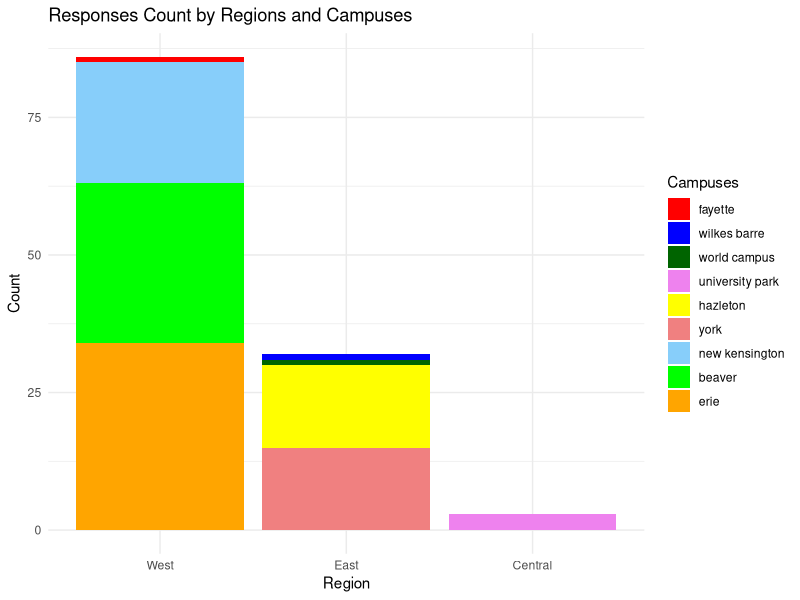
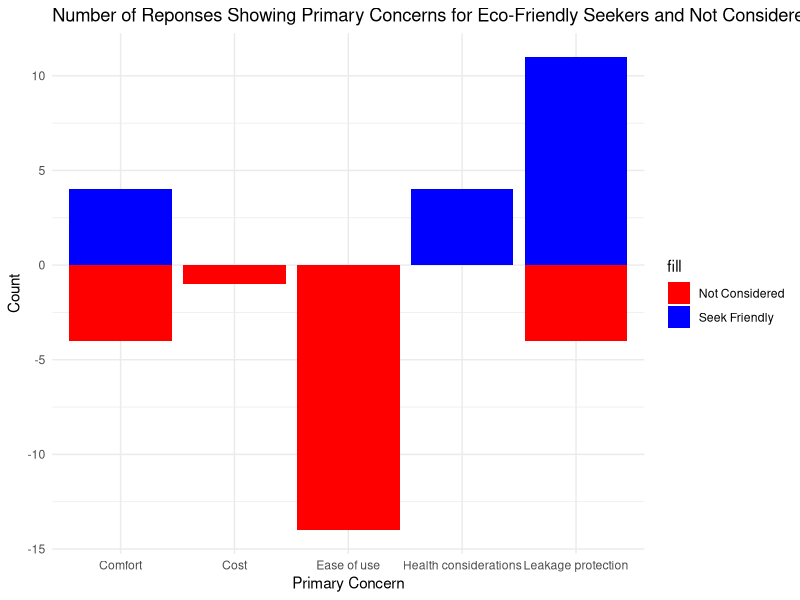
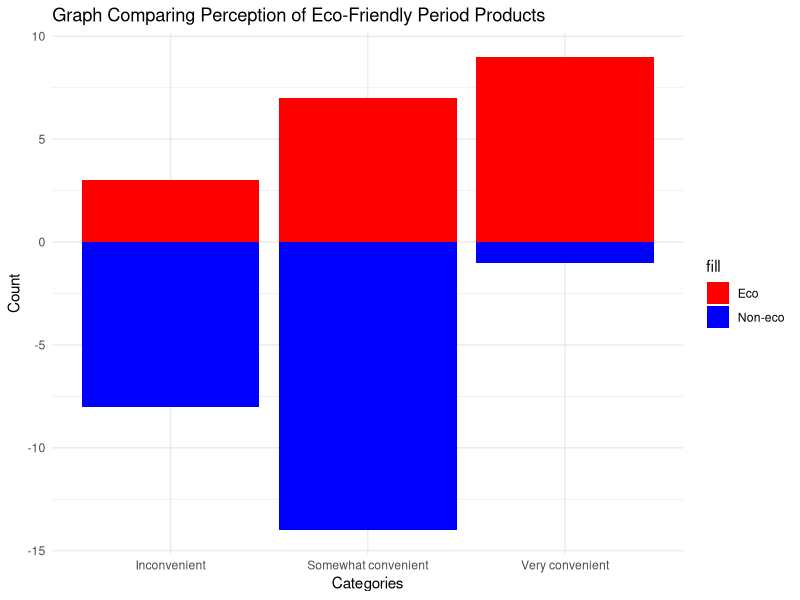
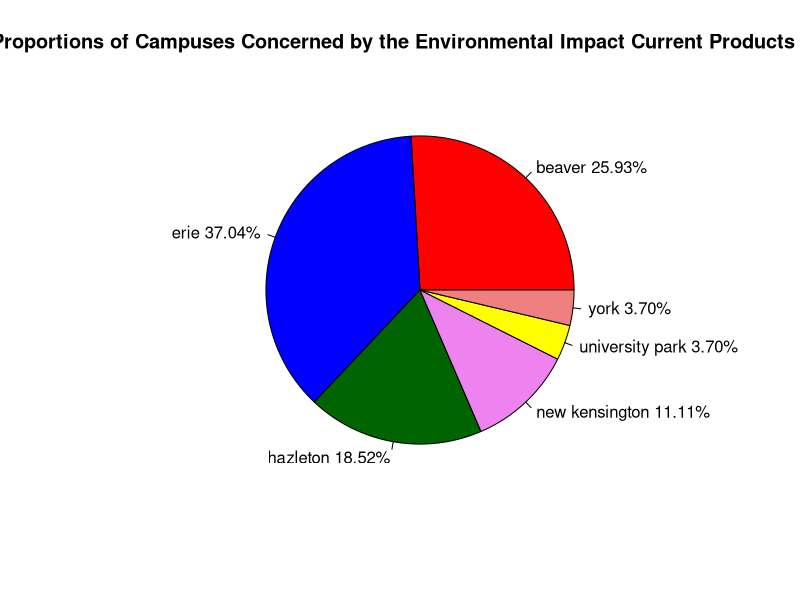
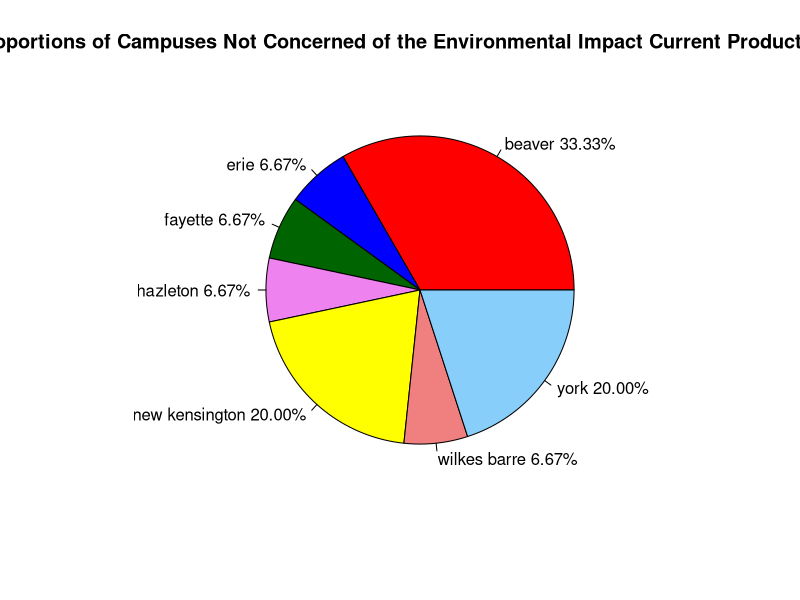
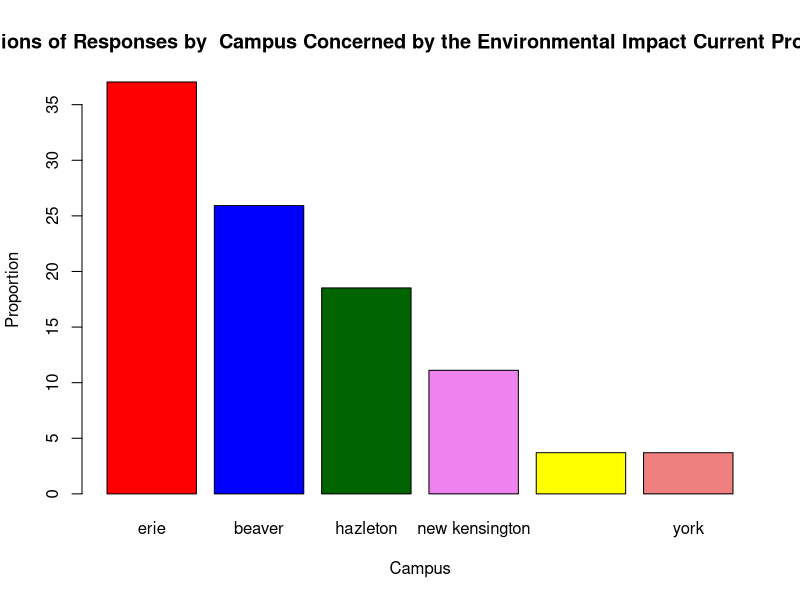
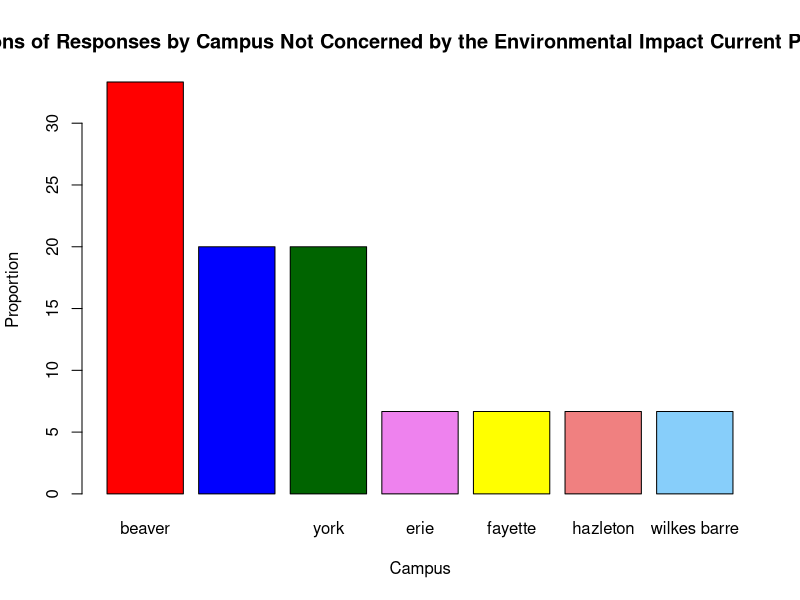
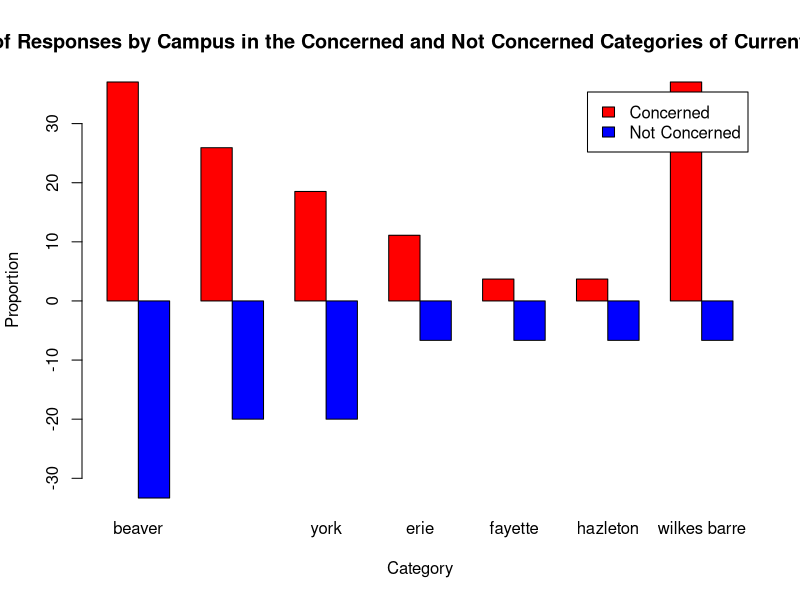

Write R code to recreate these figures, in order.
# Install required packages
install.packages("readxl")
install.packages("tidyverse")
install.packages("psych")

# Import required packages
library(readxl)
library(magrittr)
library(dplyr)
library(graphics)
library(scales)
library(psych)
library(ggplot2)
library(tidyverse)

# Custom colors to use
custom_colors <- c("red", "blue", "darkgreen", "violet", "yellow", "lightcoral", "lightskyblue", "green", "orange", "pink", "maroon", "gray", "lightgreen", "black")

# Read and import the dataset as `data` from the excel file
data <- read_excel("data.xlsx")

# Visualize the whole dataset
View(data)

# Statistical summary of the data
summary(data)
describe(data)

campus <- 'Which Penn State campus are you from? (fill in your answer)'

# Rename Campus Names
# Change campus names to lower case to make it easier for analysis
data$`Which Penn State campus are you from? (fill in your answer)` <- tolower(data$`Which Penn State campus are you from? (fill in your answer)`)

# Penn State
data$`Which Penn State campus are you from? (fill in your answer)`[
  data$`Which Penn State campus are you from? (fill in your answer)` == 'psnk' | 
    data$`Which Penn State campus are you from? (fill in your answer)` == 'penn state new ken, will transfer to behrend' |
    data$`Which Penn State campus are you from? (fill in your answer)` == 'penn state new kensington' |
    data$`Which Penn State campus are you from? (fill in your answer)` == 'penn state new ken' |
    data$`Which Penn State campus are you from? (fill in your answer)` == 'new ken'] <- 'new kensington'

# Beaver
data$`Which Penn State campus are you from? (fill in your answer)`[
  data$`Which Penn State campus are you from? (fill in your answer)` == 'penn state beaver'] <- 'beaver'

# Behrend
data$`Which Penn State campus are you from? (fill in your answer)`[
  data$`Which Penn State campus are you from? (fill in your answer)` == 'beherend' |
    data$`Which Penn State campus are you from? (fill in your answer)` == 'erie-behrend' |
    data$`Which Penn State campus are you from? (fill in your answer)` == 'behrend' |
    data$`Which Penn State campus are you from? (fill in your answer)` == 'behrend (erie)'] <- 'erie'

# University Park
data$`Which Penn State campus are you from? (fill in your answer)`[
  data$`Which Penn State campus are you from? (fill in your answer)` == 'up'] <- 'university park'

# Hazleton
data$`Which Penn State campus are you from? (fill in your answer)`[
  data$`Which Penn State campus are you from? (fill in your answer)` == 'psu hazleton'] <- 'hazleton'

# Remove the one field in campus missing a record
data <- drop_na(data)

# Campuses by region
east_campuses <- c("philadelphia", "abington", "brandywine", "hazleton", "lehigh valley", "scranton", "wilkes barre", "world campus", "york")
west_campuses <- c("pittsburgh", "erie", "beaver", "fayette", "new kensington")
central_campuses <- c("university park", "altoona", "berks", "dubois", "greater allegheny", "harrisburg", "mont alto", "schuylkill", "shenango")

# Add a new column for Region
data$Region <- ifelse(data$`Which Penn State campus are you from? (fill in your answer)` %in% east_campuses, "East",
                    ifelse(data$`Which Penn State campus are you from? (fill in your answer)` %in% west_campuses, "West",
                           ifelse(data$`Which Penn State campus are you from? (fill in your answer)` %in% central_campuses, "Central", "Other")))
# Grouping Data by regions
data %>% 
  group_by(Region) %>% 
  summarise(count = n_distinct(Region))

# Showcase Number of responses based on the campus region
region_counts <- table(data$Region, data$`Which Penn State campus are you from? (fill in your answer)`)

# Create a stacked bar plot with custom colors
df <- as.data.frame(region_counts)
df$Region <- rownames(region_counts)

# Sort data
df$Var2 <- reorder(df$Var2, df$Freq)
df$Region <- reorder(df$Region, -df$Freq)

# Create a grouped stacked bar graph using ggplot2
ggplot(data = df, aes(x = Region, y = Freq, fill = `Var2`)) +
  geom_bar(stat = "identity") +
  labs(title = "Responses Count by Regions and Campuses", x = "Region", y = "Count") +
  scale_fill_manual(values = custom_colors, name = "Campuses") +
  theme_minimal()

table(data$`Which Penn State campus are you from? (fill in your answer)`)

# Assessing number of responses to the question 'Which of the following apply to you?'
table(data$`Which of the following apply to you?`)

# Store data for the responses is 'I haven't considered making changes before.'
not_considered <- filter(data, `Which of the following apply to you?` == "I haven't considered making changes before.")
table(not_considered$`What is your primary concern when it comes to period products? (Select one)`)
not_considered_convinience <- table(not_considered$`How do you perceive the convenience of using reusable period products?`)

# Store data for the responses is 'I actively seek eco-friendly options.'
seek_friendly <- filter(data, `Which of the following apply to you?` == "I actively seek eco-friendly options.")
table(seek_friendly$`What is your primary concern when it comes to period products? (Select one)`)
seeking_friendly_convinience <- table(seek_friendly$`How do you perceive the convenience of using reusable period products?`)

# Create tables for the primary concerns in both groups
table_seek_friendly <- table(seek_friendly$`What is your primary concern when it comes to period products? (Select one)`)
table_not_considered <- table(not_considered$`What is your primary concern when it comes to period products? (Select one)`)

categories <- unique(c(names(table_seek_friendly), names(table_not_considered)))
combined_data <- data.frame(Concern_Category = categories)

# Initialize columns with counts from the tables
combined_data$Seek_Friendly <- 0
combined_data$Not_Considered <- 0

# Fill in the counts based on the tables
combined_data$Seek_Friendly[combined_data$Concern_Category %in% names(table_seek_friendly)] <- as.numeric(table_seek_friendly)
combined_data$Not_Considered[combined_data$Concern_Category %in% names(table_not_considered)] <- as.numeric(table_not_considered)

# Create a stacked bar plot
ggplot(data = combined_data, aes(x = Concern_Category)) +
  geom_bar(aes(y = Seek_Friendly, fill = "Seek Friendly"), stat = "identity", position = "identity") +
  geom_bar(aes(y = -Not_Considered, fill = "Not Considered"), stat = "identity", position = "identity") +
  scale_fill_manual(values = custom_colors) +
  labs(
    title = "Number of Reponses Showing Primary Concerns for Eco-Friendly Seekers and Not Considered Eco-Friendly Options",
    x = "Primary Concern",
    y = "Count"
  ) +
  theme_minimal()


# Responses Comparison based on how individuals perceive eco-friendly options
counts_matrix <- data.frame(
  Category = rownames(seeking_friendly_convinience),
  Eco = seeking_friendly_convinience,
  NonEco = not_considered_convinience
)

ggplot(counts_matrix, aes(x = Category)) +
  geom_bar(data = counts_matrix, aes( y = Eco.Freq, fill = "Eco"), stat = "identity", position = "stack") +
  geom_bar(data = counts_matrix, aes( y = -NonEco.Freq, fill = "Non-eco"), stat = "identity", position = "stack") +
  scale_fill_manual(values = custom_colors) +
  labs(
    title = "Graph Comparing Perception of Eco-Friendly Period Products",
    x = "Categories",
    y = "Count"
  ) +
  theme_minimal()

# Sorting the dataset according to How do you feel about the environmental impact of your current period products?
sorted_data <- data[order(data$`How do you feel about the environmental impact of your current period products?`), ]


# Which campuses are dominant in the "Not Concerned" category?
not_concerned_counts <- table(sorted_data$`Which Penn State campus are you from? (fill in your answer)`[sorted_data$`How do you feel about the environmental impact of your current period products?` == "Not concerned"])
not_concerned_proportions <- prop.table(not_concerned_counts)

cat("Proportions in 'Not Concerned' category:\n")
print(not_concerned_proportions)
cat("\nCampus Dominant in 'Not Concerned' category:", names(not_concerned_proportions[which.max(not_concerned_proportions)]))

# Which campuses are most dominant in the "I am concerned" category?
concerned_counts <- table(sorted_data$`Which Penn State campus are you from? (fill in your answer)`[sorted_data$`How do you feel about the environmental impact of your current period products?` == "I am concerned."])
concerned_proportions <- prop.table(concerned_counts)

cat("\n\nProportions in 'I am concerned' category:\n")
print(concerned_proportions)
cat("\nCampus Dominant in 'I am concerned' category:", names(concerned_proportions[which.max(concerned_proportions)]))
    
# Tabulate the proportional data
concerned_proportional_data <- data.frame(
  Concern_Category = names(concerned_proportions),
  Proportion = as.numeric(concerned_proportions)
)
print(concerned_proportional_data)

not_concerned_proportional_data <- data.frame(
  Not_Concern_Category = names(not_concerned_proportions),
  Proportion = as.numeric(not_concerned_proportions)
)
print(not_concerned_proportional_data)

# Creating proportional visuals  
percentage_labels <- scales::percent(concerned_proportional_data$Proportion, scale = 100, accuracy = 0.01)
labels_with_percentage <- paste(concerned_proportional_data$Concern_Category, percentage_labels)
pie(concerned_proportional_data$Proportion, 
    labels = labels_with_percentage,
    col = custom_colors,
    main = "Proportions of Campuses Concerned by the Environmental Impact Current Products Have")

percentage_labels <- scales::percent(not_concerned_proportional_data$Proportion, scale = 100, accuracy = 0.01)
labels_with_percentage <- paste(not_concerned_proportional_data$Not_Concern_Category, percentage_labels)
pie(not_concerned_proportional_data$Proportion, 
    labels = labels_with_percentage,
    col = custom_colors,
    main = "Proportions of Campuses Not Concerned of the Environmental Impact Current Products Have")

# Visualize proportional data
concerned_proportional_data = concerned_proportional_data[order(-concerned_proportional_data$Proportion), ]
barplot(100*concerned_proportional_data$Proportion, 
        names.arg = concerned_proportional_data$Concern_Category, 
        main = "Proportions of Responses by  Campus Concerned by the Environmental Impact Current Products Have",
        xlab = "Campus",
        ylab = "Proportion",
        col = custom_colors)

not_concerned_proportional_data = not_concerned_proportional_data[order(-not_concerned_proportional_data$Proportion), ]
barplot(100*not_concerned_proportional_data$Proportion, 
        names.arg = not_concerned_proportional_data$Not_Concern_Category, 
        main = "Proportions of Responses by Campus Not Concerned by the Environmental Impact Current Products Have",
        xlab = "Campus",
        ylab = "Proportion",
        col = custom_colors)

# Create a matrix of proportions for concerned and not concerned
concerned_proportions <- 100 * concerned_proportional_data$Proportion
not_concerned_proportions <- 100 * not_concerned_proportional_data$Proportion
proportions_matrix <- rbind(concerned_proportions, -not_concerned_proportions)

# Create a vector of labels for each category
categories <- not_concerned_proportional_data$Not_Concern_Category

# Create the stacked bar plot
barplot(proportions_matrix, 
        beside = TRUE, 
        col = custom_colors[1:2], 
        names.arg = categories, 
        main = "Comparing the Proportions of Responses by Campus in the Concerned and Not Concerned Categories of Current Products Environmental Impact", 
        xlab = "Category", 
        ylab = "Proportion",
        legend.text = c("Concerned", "Not Concerned"))

# Affordability Options
affordability_counts = table(data$Region, data$`How would you rate the affordability of the period products you currently use?`)
df_afford <- as.data.frame(affordability_counts)
df_afford$Region <- rownames(affordability_counts)

# Sort Values
df_afford$Var2 <- reorder(df_afford$Var2, df_afford$Freq)
df_afford$Region <- reorder(df_afford$Region, -df_afford$Freq)

# Plot
ggplot(data = df_afford, aes(x = Region, y = Freq, fill = `Var2`)) + 
  geom_bar(stat = "identity") +
  labs(title = "Products Affordability Responses Count by Regions", x = "Region", y = "Affordability Count") +
  scale_fill_manual(values = custom_colors, name = "Affordability") +
  theme_minimal()

affordability_counts = table(data$`Which Penn State campus are you from? (fill in your answer)`, data$`How would you rate the affordability of the period products you currently use?`)
df_afford_campus <- as.data.frame(affordability_counts)

# Sort Values
df_afford_campus$Var2 <- reorder(df_afford_campus$Var2, df_afford_campus$Freq)
df_afford_campus$Var1 <- reorder(df_afford_campus$Var1, -df_afford_campus$Freq)



# Plot
ggplot(data = df_afford_campus, aes(x = Var1, y = Freq, fill = Var2)) + 
  geom_bar(stat = "identity") +
  labs(title = "Products Affordability Responses Count by Campus", x = "Campus", y = "Affordability Count") +
  scale_fill_manual(values = custom_colors, name = "Affordability") +
  theme_minimal()

# Product used
#' @param counts The table containing counts
#' @param bar_name The name of the plot
#' @param x The x-axis label
#' @param y The y-axis label
#' @param name The name of the legend
#'
#' @return Plot the stacked bar plot
compare_stacked_bars <- function(counts, bar_name, x, y, name) {
  # Create a stacked bar plot with custom colors
  df <- as.data.frame(counts)

  # Sort data
  df$Var2 <- reorder(df$Var2, df$Freq)
  df$Var1 <- reorder(df$Var1, -df$Freq)
  
  # Create a grouped stacked bar graph using ggplot2
  ggplot(data = df, aes(x = Var1, y = Freq, fill = `Var2`)) +
    geom_bar(stat = "identity") +
    labs(title = bar_name, x = x, y = y) +
    scale_fill_manual(values = custom_colors, name = name) +
    theme_minimal() +
    theme(axis.text.x = element_text(angle = 45, hjust = 1))
}

# Products Used by Campus
prod_used_campus = table(data$`Which type of period products do you typically use? (Select all that apply)`, data$`Which Penn State campus are you from? (fill in your answer)`)
compare_stacked_bars(prod_used_campus, "Products Used Responses Count by Campus", "Products Used Count","Campus Responses Count", "Campus")

# Products used vs Recommend Status
prod_used_recommend = table(data$`Which type of period products do you typically use? (Select all that apply)`, data$`How likely are you to recommend your preferred period products to other students?`)
compare_stacked_bars(prod_used_recommend, "Products Recommend Status Responses Count by Products Used", "Products Used", "Products Recommends Status Count", "Recommend Status")

# Products used vs Allergic Reactions
prod_used_allergy = table(data$`Which type of period products do you typically use? (Select all that apply)`, data$`Have you encountered any allergic reaction to any period product? (If yes, please specify your answer in "other" selection)`)
compare_stacked_bars(prod_used_allergy, "Products Allergic Reactions Responses Count by Products Used", "Products Used", "Products Allergic Reaction", "Allergic Reaction")

# Education and Stigma
educ_stigma = table(data$`Have you ever encountered period stigma before? Period stigma is a sense of shame or embarrassment about your menstrual period.`, data$`Did you receive any menstrual education before coming to college?`)
compare_stacked_bars(educ_stigma, "Experienced Menstral Education Before Campus and Experienced Period Stigma Responses", "Experienced Education Before Campus?", "Experienced Stigma Responses Count", "Experienced Stigma?")

# Stigma and Campus
stigma_campus = table(data$`Have you ever encountered period stigma before? Period stigma is a sense of shame or embarrassment about your menstrual period.`, data$`Which Penn State campus are you from? (fill in your answer)`)
compare_stacked_bars(stigma_campus, "Experienced Period Stigma Responses by Campuses", "Experienced Stigma Responses Count", "Campus count", "Campus")

plot_bar <- function(counts, bar_name, x, y, name){
  # Create a stacked bar plot
  df <- as.data.frame(counts)
  df <- df %>% filter(Var1 == "Yes")
  
  # Sort data
  df$Var2 <- reorder(df$Var2, -df$Freq)
  
  # Create a grouped stacked bar graph using ggplot2
  ggplot(data = df, aes(x = Var2, y = Freq, fill = `Var2`)) +
    geom_bar(stat = "identity") +
    labs(title = bar_name, x = x, y = y) +
    scale_fill_manual(values = custom_colors, name = name) +
    theme_minimal() +
    theme(axis.text.x = element_text(angle = 45, hjust = 1))
}


# Stigma and Recommend
stigma_recommend = table(data$`Have you ever encountered period stigma before? Period stigma is a sense of shame or embarrassment about your menstrual period.`, data$`How likely are you to recommend your preferred period products to other students?`)
compare_stacked_bars(stigma_recommend, "Products Recommend Status Responses vs Experienced Period Stigma Responses", "Experienced Period Stigma Response", "Products Recommend Status Count", "Recommend Status")

# Stigma and Affordability
stigma_afford = table(data$`Have you ever encountered period stigma before? Period stigma is a sense of shame or embarrassment about your menstrual period.`, data$`How would you rate the affordability of the period products you currently use?`)
compare_stacked_bars(stigma_afford, "Products Affordability Status Responses vs Experienced Period Stigma Responses", "Experienced Period Stigma Response", "Products Affordability Status Count", "Products Affordability Status")

# Stigma and Allergic Reactions
stigma_allergy = table(data$`Have you ever encountered period stigma before? Period stigma is a sense of shame or embarrassment about your menstrual period.`, data$`Have you encountered any allergic reaction to any period product? (If yes, please specify your answer in "other" selection)`)
compare_stacked_bars(stigma_allergy, "Products Allergic Reactions Responses vs Experienced Period Stigma Responses", "Experienced Period Stigma Response", "Products Allergic Reactions Count", "Products Allergic Reactions")

# Stigma and Reusable Products Learning
stigma_reusable_learn = table(data$`Have you ever encountered period stigma before? Period stigma is a sense of shame or embarrassment about your menstrual period.`, data$`Are you interested in learning more about reusable period products?`)
compare_stacked_bars(stigma_reusable_learn, "Interested to Learn about Reusable Products Responses vs Experienced Period Stigma Responses", "Experienced Period Stigma Response", "Interested to Learn about Reusable Products Count",  "Interested to Learn about Reusable Products")

# Stigma and Perception of Reusable Products
stigma_reusable_perception = table(data$`Have you ever encountered period stigma before? Period stigma is a sense of shame or embarrassment about your menstrual period.`, data$`How do you perceive the convenience of using reusable period products?`)
compare_stacked_bars(stigma_reusable_perception, "Perception of Reusable Products Responses vs Experienced Period Stigma Responses", "Experienced Period Stigma Response", "Perception of Reusable Products Responses Count", "Perception of Reusable Products")

# Stigma and Variety Products
stigma_variety = table(data$`Have you ever encountered period stigma before? Period stigma is a sense of shame or embarrassment about your menstrual period.`, data$`How important is it for you to have a variety of period product options available on campus?`)
compare_stacked_bars(stigma_variety, "Importance of Products Variety on Campus Responses vs Experienced Period Stigma Responses", "Experienced Period Stigma Response", "Importance of Variety Products on Campus Responses Count", "Importance of Variety Products on Campus")

